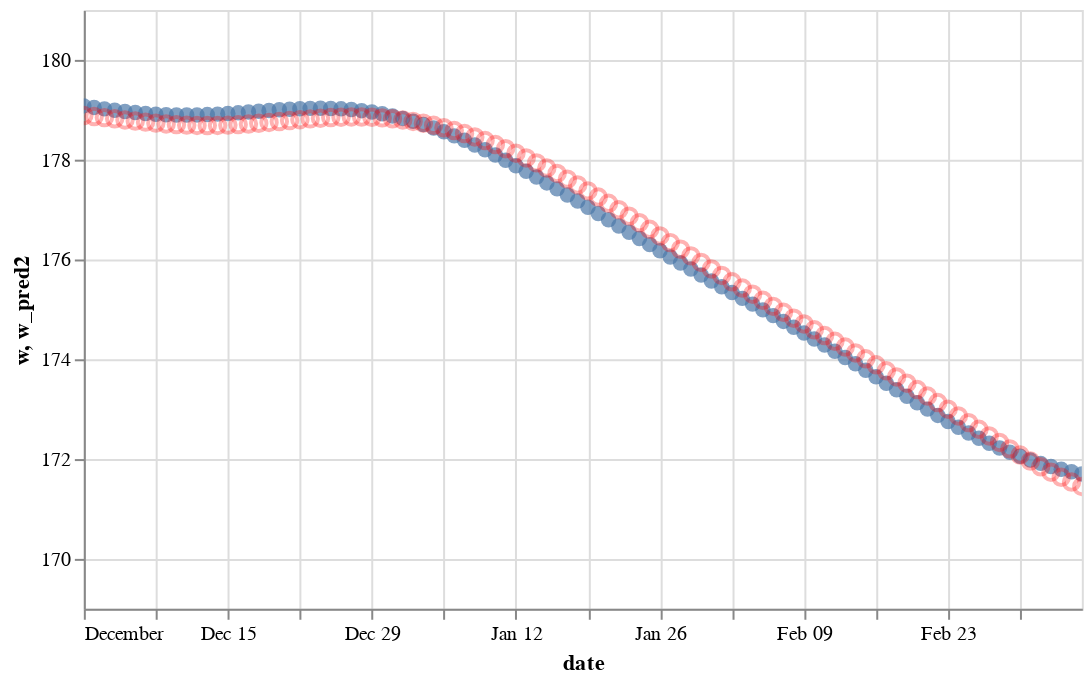

Notebook source saved alongside this figure:
### Code cell
ys = (169, 181)
w=alt.Chart(data_test).mark_circle(size=60).encode(
    x='date',   
    y=alt.Y('w',
        scale=alt.Scale(domain=ys)
    ),      
    tooltip=['date', 'w', 'c', 's']
).properties(
    width=500,
    height=300
).interactive()
wp=alt.Chart(data_test).mark_point(size=60,opacity=0.3, color='orange').encode(
    x='date',   
    y=alt.Y('w_pred',
        scale=alt.Scale(domain=ys)
    ),      
    tooltip=['date', 'w', 'c', 's']
).interactive()
wp2=alt.Chart(data_test).mark_point(size=60,opacity=0.3, color='red').encode(
    x='date',   
    y=alt.Y('w_pred2',
        scale=alt.Scale(domain=ys)
    ),      
    tooltip=['date', 'w', 'c', 's']
).interactive()
w+wp2

### Figure 1 — Vega-Lite specification as saved in the notebook (floating-point values rounded to 4 significant figures)
{"config": {"view": {"continuousWidth": 400, "continuousHeight": 300}}, "layer": [{"mark": {"type": "circle", "size": 60}, "encoding": {"tooltip": [{"type": "temporal", "field": "date"}, {"type": "quantitative", "field": "w"}, {"type": "quantitative", "field": "c"}, {"type": "quantitative", "field": "s"}], "x": {"type": "temporal", "field": "date"}, "y": {"type": "quantitative", "field": "w", "scale": {"domain": [169, 181]}}}, "height": 300, "selection": {"selector052": {"type": "interval", "bind": "scales", "encodings": ["x", "y"]}}, "width": 500}, {"mark": {"type": "point", "color": "red", "opacity": 0.3, "size": 60}, "encoding": {"tooltip": [{"type": "temporal", "field": "date"}, {"type": "quantitative", "field": "w"}, {"type": "quantitative", "field": "c"}, {"type": "quantitative", "field": "s"}], "x": {"type": "temporal", "field": "date"}, "y": {"type": "quantitative", "field": "w_pred2", "scale": {"domain": [169, 181]}}}, "selection": {"selector054": {"type": "interval", "bind": "scales", "encodings": ["x", "y"]}}}], "data": {"name": "data-1a833867853dddd889877d64d717a19f"}, "$schema": "https://vega.github.io/schema/vega-lite/v4.0.2.json", "datasets": {"data-1a833867853dddd889877d64d717a19f": [{"w_prev": 179.3, "c_prev": 2190.0, "s_prev": 14590.0, "c": 2158.0, "s": 14950.0, "w": 179.1, "date": "2019-12-01T00:00:00", "w_pred": 178.9, "w_pred2": 178.9}, {"w_prev": 179.2, "c_prev": 2185.0, "s_prev": 14650.0, "c": 2156.0, "s": 14970.0, "w": 179.0, "date": "2019-12-02T00:00:00", "w_pred": 178.8, "w_pred2": 178.9}, {"w_prev": 179.2, "c_prev": 2180.0, "s_prev": 14710.0, "c": 2155.0, "s": 14980.0, "w": 179.0, "date": "2019-12-03T00:00:00", "w_pred": 178.8, "w_pred2": 178.8}, {"w_prev": 179.2, "c_prev": 2175.0, "s_prev": 14770.0, "c": 2155.0, "s": 14980.0, "w": 179.0, "date": "2019-12-04T00:00:00", "w_pred": 178.8, "w_pred2": 178.8}, {"w_prev": 179.2, "c_prev": 2170.0, "s_prev": 14820.0, "c": 2157.0, "s": 14960.0, "w": 179.0, "date": "2019-12-05T00:00:00", "w_pred": 178.8, "w_pred2": 178.8}, {"w_prev": 179.1, "c_prev": 2165.0, "s_prev": 14870.0, "c": 2159.0, "s": 14940.0, "w": 178.9, "date": "2019-12-06T00:00:00", "w_pred": 178.8, "w_pred2": 178.8}, {"w_prev": 179.1, "c_prev": 2161.0, "s_prev": 14910.0, "c": 2164.0, "s": 14900.0, "w": 178.9, "date": "2019-12-07T00:00:00", "w_pred": 178.7, "w_pred2": 178.8}, {"w_prev": 179.1, "c_prev": 2158.0, "s_prev": 14950.0, "c": 2169.0, "s": 14850.0, "w": 178.9, "date": "2019-12-08T00:00:00", "w_pred": 178.7, "w_pred2": 178.7}, {"w_prev": 179.0, "c_prev": 2156.0, "s_prev": 14970.0, "c": 2176.0, "s": 14780.0, "w": 178.9, "date": "2019-12-09T00:00:00", "w_pred": 178.7, "w_pred2": 178.7}, {"w_prev": 179.0, "c_prev": 2155.0, "s_prev": 14980.0, "c": 2184.0, "s": 14710.0, "w": 178.9, "date": "2019-12-10T00:00:00", "w_pred": 178.7, "w_pred2": 178.7}, {"w_prev": 179.0, "c_prev": 2155.0, "s_prev": 14980.0, "c": 2193.0, "s": 14630.0, "w": 178.9, "date": "2019-12-11T00:00:00", "w_pred": 178.7, "w_pred2": 178.7}, {"w_prev": 179.0, "c_prev": 2157.0, "s_prev": 14960.0, "c": 2202.0, "s": 14540.0, "w": 178.9, "date": "2019-12-12T00:00:00", "w_pred": 178.7, "w_pred2": 178.7}, {"w_prev": 178.9, "c_prev": 2159.0, "s_prev": 14940.0, "c": 2212.0, "s": 14450.0, "w": 178.9, "date": "2019-12-13T00:00:00", "w_pred": 178.7, "w_pred2": 178.7}, {"w_prev": 178.9, "c_prev": 2164.0, "s_prev": 14900.0, "c": 2222.0, "s": 14360.0, "w": 178.9, "date": "2019-12-14T00:00:00", "w_pred": 178.7, "w_pred2": 178.7}, {"w_prev": 178.9, "c_prev": 2169.0, "s_prev": 14850.0, "c": 2232.0, "s": 14270.0, "w": 178.9, "date": "2019-12-15T00:00:00", "w_pred": 178.7, "w_pred2": 178.7}, {"w_prev": 178.9, "c_prev": 2176.0, "s_prev": 14780.0, "c": 2242.0, "s": 14190.0, "w": 178.9, "date": "2019-12-16T00:00:00", "w_pred": 178.7, "w_pred2": 178.7}, {"w_prev": 178.9, "c_prev": 2184.0, "s_prev": 14710.0, "c": 2251.0, "s": 14100.0, "w": 179.0, "date": "2019-12-17T00:00:00", "w_pred": 178.7, "w_pred2": 178.7}, {"w_prev": 178.9, "c_prev": 2193.0, "s_prev": 14630.0, "c": 2260.0, "s": 14030.0, "w": 179.0, "date": "2019-12-18T00:00:00", "w_pred": 178.8, "w_pred2": 178.7}, {"w_prev": 178.9, "c_prev": 2202.0, "s_prev": 14540.0, "c": 2267.0, "s": 13970.0, "w": 179.0, "date": "2019-12-19T00:00:00", "w_pred": 178.8, "w_pred2": 178.7}, {"w_prev": 178.9, "c_prev": 2212.0, "s_prev": 14450.0, "c": 2273.0, "s": 13920.0, "w": 179.0, "date": "2019-12-20T00:00:00", "w_pred": 178.8, "w_pred2": 178.8}, {"w_prev": 178.9, "c_prev": 2222.0, "s_prev": 14360.0, "c": 2278.0, "s": 13880.0, "w": 179.0, "date": "2019-12-21T00:00:00", "w_pred": 178.8, "w_pred2": 178.8}, {"w_prev": 178.9, "c_prev": 2232.0, "s_prev": 14270.0, "c": 2281.0, "s": 13860.0, "w": 179.0, "date": "2019-12-22T00:00:00", "w_pred": 178.8, "w_pred2": 178.8}, {"w_prev": 178.9, "c_prev": 2242.0, "s_prev": 14190.0, "c": 2283.0, "s": 13850.0, "w": 179.0, "date": "2019-12-23T00:00:00", "w_pred": 178.8, "w_pred2": 178.8}, {"w_prev": 179.0, "c_prev": 2251.0, "s_prev": 14100.0, "c": 2282.0, "s": 13860.0, "w": 179.0, "date": "2019-12-24T00:00:00", "w_pred": 178.8, "w_pred2": 178.8}, {"w_prev": 179.0, "c_prev": 2260.0, "s_prev": 14030.0, "c": 2281.0, "s": 13880.0, "w": 179.0, "date": "2019-12-25T00:00:00", "w_pred": 178.9, "w_pred2": 178.8}, {"w_prev": 179.0, "c_prev": 2267.0, "s_prev": 13970.0, "c": 2277.0, "s": 13920.0, "w": 179.0, "date": "2019-12-26T00:00:00", "w_pred": 178.9, "w_pred2": 178.9}, {"w_prev": 179.0, "c_prev": 2273.0, "s_prev": 13920.0, "c": 2272.0, "s": 13970.0, "w": 179.0, "date": "2019-12-27T00:00:00", "w_pred": 178.9, "w_pred2": 178.9}, {"w_prev": 179.0, "c_prev": 2278.0, "s_prev": 13880.0, "c": 2265.0, "s": 14030.0, "w": 179.0, "date": "2019-12-28T00:00:00", "w_pred": 178.8, "w_pred2": 178.9}, {"w_prev": 179.0, "c_prev": 2281.0, "s_prev": 13860.0, "c": 2257.0, "s": 14100.0, "w": 179.0, "date": "2019-12-29T00:00:00", "w_pred": 178.8, "w_pred2": 178.8}, {"w_prev": 179.0, "c_prev": 2283.0, "s_prev": 13850.0, "c": 2248.0, "s": 14180.0, "w": 178.9, "date": "2019-12-30T00:00:00", "w_pred": 178.8, "w_pred2": 178.8}, {"w_prev": 179.0, "c_prev": 2282.0, "s_prev": 13860.0, "c": 2238.0, "s": 14260.0, "w": 178.9, "date": "2019-12-31T00:00:00", "w_pred": 178.8, "w_pred2": 178.8}, {"w_prev": 179.0, "c_prev": 2281.0, "s_prev": 13880.0, "c": 2228.0, "s": 14350.0, "w": 178.8, "date": "2020-01-01T00:00:00", "w_pred": 178.8, "w_pred2": 178.8}, {"w_prev": 179.0, "c_prev": 2277.0, "s_prev": 13920.0, "c": 2217.0, "s": 14430.0, "w": 178.8, "date": "2020-01-02T00:00:00", "w_pred": 178.7, "w_pred2": 178.8}, {"w_prev": 179.0, "c_prev": 2272.0, "s_prev": 13970.0, "c": 2205.0, "s": 14510.0, "w": 178.7, "date": "2020-01-03T00:00:00", "w_pred": 178.7, "w_pred2": 178.7}, {"w_prev": 179.0, "c_prev": 2265.0, "s_prev": 14030.0, "c": 2194.0, "s": 14580.0, "w": 178.6, "date": "2020-01-04T00:00:00", "w_pred": 178.6, "w_pred2": 178.7}, {"w_prev": 179.0, "c_prev": 2257.0, "s_prev": 14100.0, "c": 2183.0, "s": 14640.0, "w": 178.6, "date": "2020-01-05T00:00:00", "w_pred": 178.6, "w_pred2": 178.6}, {"w_prev": 178.9, "c_prev": 2248.0, "s_prev": 14180.0, "c": 2172.0, "s": 14690.0, "w": 178.5, "date": "2020-01-06T00:00:00", "w_pred": 178.5, "w_pred2": 178.6}, {"w_prev": 178.9, "c_prev": 2238.0, "s_prev": 14260.0, "c": 2161.0, "s": 14730.0, "w": 178.4, "date": "2020-01-07T00:00:00", "w_pred": 178.4, "w_pred2": 178.5}, {"w_prev": 178.8, "c_prev": 2228.0, "s_prev": 14350.0, "c": 2151.0, "s": 14760.0, "w": 178.3, "date": "2020-01-08T00:00:00", "w_pred": 178.4, "w_pred2": 178.5}, {"w_prev": 178.8, "c_prev": 2217.0, "s_prev": 14430.0, "c": 2141.0, "s": 14770.0, "w": 178.2, "date": "2020-01-09T00:00:00", "w_pred": 178.3, "w_pred2": 178.4}, {"w_prev": 178.7, "c_prev": 2205.0, "s_prev": 14510.0, "c": 2132.0, "s": 14770.0, "w": 178.1, "date": "2020-01-10T00:00:00", "w_pred": 178.2, "w_pred2": 178.3}, {"w_prev": 178.6, "c_prev": 2194.0, "s_prev": 14580.0, "c": 2123.0, "s": 14760.0, "w": 178.0, "date": "2020-01-11T00:00:00", "w_pred": 178.1, "w_pred2": 178.2}, {"w_prev": 178.6, "c_prev": 2183.0, "s_prev": 14640.0, "c": 2114.0, "s": 14730.0, "w": 177.9, "date": "2020-01-12T00:00:00", "w_pred": 178.0, "w_pred2": 178.1}, {"w_prev": 178.5, "c_prev": 2172.0, "s_prev": 14690.0, "c": 2106.0, "s": 14700.0, "w": 177.8, "date": "2020-01-13T00:00:00", "w_pred": 177.9, "w_pred2": 178.0}, {"w_prev": 178.4, "c_prev": 2161.0, "s_prev": 14730.0, "c": 2098.0, "s": 14650.0, "w": 177.7, "date": "2020-01-14T00:00:00", "w_pred": 177.8, "w_pred2": 177.9}, {"w_prev": 178.3, "c_prev": 2151.0, "s_prev": 14760.0, "c": 2090.0, "s": 14600.0, "w": 177.5, "date": "2020-01-15T00:00:00", "w_pred": 177.7, "w_pred2": 177.8}, {"w_prev": 178.2, "c_prev": 2141.0, "s_prev": 14770.0, "c": 2082.0, "s": 14550.0, "w": 177.4, "date": "2020-01-16T00:00:00", "w_pred": 177.6, "w_pred2": 177.7}, {"w_prev": 178.1, "c_prev": 2132.0, "s_prev": 14770.0, "c": 2075.0, "s": 14490.0, "w": 177.3, "date": "2020-01-17T00:00:00", "w_pred": 177.5, "w_pred2": 177.6}, {"w_prev": 178.0, "c_prev": 2123.0, "s_prev": 14760.0, "c": 2067.0, "s": 14430.0, "w": 177.2, "date": "2020-01-18T00:00:00", "w_pred": 177.4, "w_pred2": 177.5}, {"w_prev": 177.9, "c_prev": 2114.0, "s_prev": 14730.0, "c": 2059.0, "s": 14380.0, "w": 177.0, "date": "2020-01-19T00:00:00", "w_pred": 177.3, "w_pred2": 177.4}, {"w_prev": 177.8, "c_prev": 2106.0, "s_prev": 14700.0, "c": 2051.0, "s": 14320.0, "w": 176.9, "date": "2020-01-20T00:00:00", "w_pred": 177.1, "w_pred2": 177.3}, {"w_prev": 177.7, "c_prev": 2098.0, "s_prev": 14650.0, "c": 2044.0, "s": 14270.0, "w": 176.8, "date": "2020-01-21T00:00:00", "w_pred": 177.0, "w_pred2": 177.1}, {"w_prev": 177.5, "c_prev": 2090.0, "s_prev": 14600.0, "c": 2036.0, "s": 14230.0, "w": 176.7, "date": "2020-01-22T00:00:00", "w_pred": 176.9, "w_pred2": 177.0}, {"w_prev": 177.4, "c_prev": 2082.0, "s_prev": 14550.0, "c": 2029.0, "s": 14190.0, "w": 176.5, "date": "2020-01-23T00:00:00", "w_pred": 176.7, "w_pred2": 176.9}, {"w_prev": 177.3, "c_prev": 2075.0, "s_prev": 14490.0, "c": 2021.0, "s": 14160.0, "w": 176.4, "date": "2020-01-24T00:00:00", "w_pred": 176.6, "w_pred2": 176.7}, {"w_prev": 177.2, "c_prev": 2067.0, "s_prev": 14430.0, "c": 2014.0, "s": 14130.0, "w": 176.3, "date": "2020-01-25T00:00:00", "w_pred": 176.5, "w_pred2": 176.6}, {"w_prev": 177.0, "c_prev": 2059.0, "s_prev": 14380.0, "c": 2008.0, "s": 14110.0, "w": 176.2, "date": "2020-01-26T00:00:00", "w_pred": 176.4, "w_pred2": 176.5}, {"w_prev": 176.9, "c_prev": 2051.0, "s_prev": 14320.0, "c": 2002.0, "s": 14090.0, "w": 176.1, "date": "2020-01-27T00:00:00", "w_pred": 176.2, "w_pred2": 176.3}, {"w_prev": 176.8, "c_prev": 2044.0, "s_prev": 14270.0, "c": 1996.0, "s": 14070.0, "w": 175.9, "date": "2020-01-28T00:00:00", "w_pred": 176.1, "w_pred2": 176.2}, {"w_prev": 176.7, "c_prev": 2036.0, "s_prev": 14230.0, "c": 1991.0, "s": 14060.0, "w": 175.8, "date": "2020-01-29T00:00:00", "w_pred": 176.0, "w_pred2": 176.1}, {"w_prev": 176.5, "c_prev": 2029.0, "s_prev": 14190.0, "c": 1986.0, "s": 14050.0, "w": 175.7, "date": "2020-01-30T00:00:00", "w_pred": 175.9, "w_pred2": 175.9}, {"w_prev": 176.4, "c_prev": 2021.0, "s_prev": 14160.0, "c": 1982.0, "s": 14050.0, "w": 175.6, "date": "2020-01-31T00:00:00", "w_pred": 175.7, "w_pred2": 175.8}, {"w_prev": 176.3, "c_prev": 2014.0, "s_prev": 14130.0, "c": 1978.0, "s": 14040.0, "w": 175.5, "date": "2020-02-01T00:00:00", "w_pred": 175.6, "w_pred2": 175.7}, {"w_prev": 176.2, "c_prev": 2008.0, "s_prev": 14110.0, "c": 1976.0, "s": 14040.0, "w": 175.3, "date": "2020-02-02T00:00:00", "w_pred": 175.5, "w_pred2": 175.6}, {"w_prev": 176.1, "c_prev": 2002.0, "s_prev": 14090.0, "c": 1973.0, "s": 14030.0, "w": 175.2, "date": "2020-02-03T00:00:00", "w_pred": 175.4, "w_pred2": 175.4}, {"w_prev": 175.9, "c_prev": 1996.0, "s_prev": 14070.0, "c": 1971.0, "s": 14030.0, "w": 175.1, "date": "2020-02-04T00:00:00", "w_pred": 175.3, "w_pred2": 175.3}, {"w_prev": 175.8, "c_prev": 1991.0, "s_prev": 14060.0, "c": 1970.0, "s": 14030.0, "w": 175.0, "date": "2020-02-05T00:00:00", "w_pred": 175.1, "w_pred2": 175.2}, {"w_prev": 175.7, "c_prev": 1986.0, "s_prev": 14050.0, "c": 1968.0, "s": 14030.0, "w": 174.9, "date": "2020-02-06T00:00:00", "w_pred": 175.0, "w_pred2": 175.1}, {"w_prev": 175.6, "c_prev": 1982.0, "s_prev": 14050.0, "c": 1968.0, "s": 14040.0, "w": 174.8, "date": "2020-02-07T00:00:00", "w_pred": 174.9, "w_pred2": 174.9}, {"w_prev": 175.5, "c_prev": 1978.0, "s_prev": 14040.0, "c": 1967.0, "s": 14050.0, "w": 174.6, "date": "2020-02-08T00:00:00", "w_pred": 174.8, "w_pred2": 174.8}, {"w_prev": 175.3, "c_prev": 1976.0, "s_prev": 14040.0, "c": 1966.0, "s": 14070.0, "w": 174.5, "date": "2020-02-09T00:00:00", "w_pred": 174.7, "w_pred2": 174.7}, {"w_prev": 175.2, "c_prev": 1973.0, "s_prev": 14030.0, "c": 1966.0, "s": 14090.0, "w": 174.4, "date": "2020-02-10T00:00:00", "w_pred": 174.6, "w_pred2": 174.6}, {"w_prev": 175.1, "c_prev": 1971.0, "s_prev": 14030.0, "c": 1966.0, "s": 14110.0, "w": 174.3, "date": "2020-02-11T00:00:00", "w_pred": 174.5, "w_pred2": 174.5}, {"w_prev": 175.0, "c_prev": 1970.0, "s_prev": 14030.0, "c": 1966.0, "s": 14140.0, "w": 174.2, "date": "2020-02-12T00:00:00", "w_pred": 174.4, "w_pred2": 174.4}, {"w_prev": 174.9, "c_prev": 1968.0, "s_prev": 14030.0, "c": 1965.0, "s": 14180.0, "w": 174.0, "date": "2020-02-13T00:00:00", "w_pred": 174.2, "w_pred2": 174.2}, {"w_prev": 174.8, "c_prev": 1968.0, "s_prev": 14040.0, "c": 1965.0, "s": 14230.0, "w": 173.9, "date": "2020-02-14T00:00:00", "w_pred": 174.1, "w_pred2": 174.1}, {"w_prev": 174.6, "c_prev": 1967.0, "s_prev": 14050.0, "c": 1965.0, "s": 14280.0, "w": 173.8, "date": "2020-02-15T00:00:00", "w_pred": 174.0, "w_pred2": 174.0}, {"w_prev": 174.5, "c_prev": 1966.0, "s_prev": 14070.0, "c": 1964.0, "s": 14340.0, "w": 173.7, "date": "2020-02-16T00:00:00", "w_pred": 173.9, "w_pred2": 173.9}, {"w_prev": 174.4, "c_prev": 1966.0, "s_prev": 14090.0, "c": 1964.0, "s": 14410.0, "w": 173.5, "date": "2020-02-17T00:00:00", "w_pred": 173.8, "w_pred2": 173.8}, {"w_prev": 174.3, "c_prev": 1966.0, "s_prev": 14110.0, "c": 1963.0, "s": 14470.0, "w": 173.4, "date": "2020-02-18T00:00:00", "w_pred": 173.7, "w_pred2": 173.6}, {"w_prev": 174.2, "c_prev": 1966.0, "s_prev": 14140.0, "c": 1963.0, "s": 14550.0, "w": 173.3, "date": "2020-02-19T00:00:00", "w_pred": 173.5, "w_pred2": 173.5}, {"w_prev": 174.0, "c_prev": 1965.0, "s_prev": 14180.0, "c": 1962.0, "s": 14620.0, "w": 173.1, "date": "2020-02-20T00:00:00", "w_pred": 173.4, "w_pred2": 173.4}, {"w_prev": 173.9, "c_prev": 1965.0, "s_prev": 14230.0, "c": 1961.0, "s": 14700.0, "w": 173.0, "date": "2020-02-21T00:00:00", "w_pred": 173.3, "w_pred2": 173.3}, {"w_prev": 173.8, "c_prev": 1965.0, "s_prev": 14280.0, "c": 1960.0, "s": 14780.0, "w": 172.9, "date": "2020-02-22T00:00:00", "w_pred": 173.2, "w_pred2": 173.1}, {"w_prev": 173.7, "c_prev": 1964.0, "s_prev": 14340.0, "c": 1959.0, "s": 14860.0, "w": 172.8, "date": "2020-02-23T00:00:00", "w_pred": 173.0, "w_pred2": 173.0}, {"w_prev": 173.5, "c_prev": 1964.0, "s_prev": 14410.0, "c": 1958.0, "s": 14930.0, "w": 172.6, "date": "2020-02-24T00:00:00", "w_pred": 172.9, "w_pred2": 172.9}, {"w_prev": 173.4, "c_prev": 1963.0, "s_prev": 14470.0, "c": 1957.0, "s": 15010.0, "w": 172.5, "date": "2020-02-25T00:00:00", "w_pred": 172.8, "w_pred2": 172.7}, {"w_prev": 173.3, "c_prev": 1963.0, "s_prev": 14550.0, "c": 1956.0, "s": 15080.0, "w": 172.4, "date": "2020-02-26T00:00:00", "w_pred": 172.6, "w_pred2": 172.6}, {"w_prev": 173.1, "c_prev": 1962.0, "s_prev": 14620.0, "c": 1955.0, "s": 15150.0, "w": 172.3, "date": "2020-02-27T00:00:00", "w_pred": 172.5, "w_pred2": 172.5}, {"w_prev": 173.0, "c_prev": 1961.0, "s_prev": 14700.0, "c": 1954.0, "s": 15220.0, "w": 172.2, "date": "2020-02-28T00:00:00", "w_pred": 172.4, "w_pred2": 172.3}, {"w_prev": 172.9, "c_prev": 1960.0, "s_prev": 14780.0, "c": 1953.0, "s": 15280.0, "w": 172.1, "date": "2020-02-29T00:00:00", "w_pred": 172.2, "w_pred2": 172.2}, {"w_prev": 172.8, "c_prev": 1959.0, "s_prev": 14860.0, "c": 1951.0, "s": 15340.0, "w": 172.1, "date": "2020-03-01T00:00:00", "w_pred": 172.1, "w_pred2": 172.1}, {"w_prev": 172.6, "c_prev": 1958.0, "s_prev": 14930.0, "c": 1950.0, "s": 15400.0, "w": 172.0, "date": "2020-03-02T00:00:00", "w_pred": 172.0, "w_pred2": 172.0}, {"w_prev": 172.5, "c_prev": 1957.0, "s_prev": 15010.0, "c": 1950.0, "s": 15450.0, "w": 171.9, "date": "2020-03-03T00:00:00", "w_pred": 171.9, "w_pred2": 171.8}, {"w_prev": 172.4, "c_prev": 1956.0, "s_prev": 15080.0, "c": 1949.0, "s": 15490.0, "w": 171.9, "date": "2020-03-04T00:00:00", "w_pred": 171.7, "w_pred2": 171.7}, {"w_prev": 172.3, "c_prev": 1955.0, "s_prev": 15150.0, "c": 1948.0, "s": 15540.0, "w": 171.8, "date": "2020-03-05T00:00:00", "w_pred": 171.6, "w_pred2": 171.6}, {"w_prev": 172.2, "c_prev": 1954.0, "s_prev": 15220.0, "c": 1947.0, "s": 15580.0, "w": 171.7, "date": "2020-03-06T00:00:00", "w_pred": 171.5, "w_pred2": 171.5}, {"w_prev": 172.1, "c_prev": 1953.0, "s_prev": 15280.0, "c": 1946.0, "s": 15610.0, "w": 171.7, "date": "2020-03-07T00:00:00", "w_pred": 171.5, "w_pred2": 171.5}]}}
